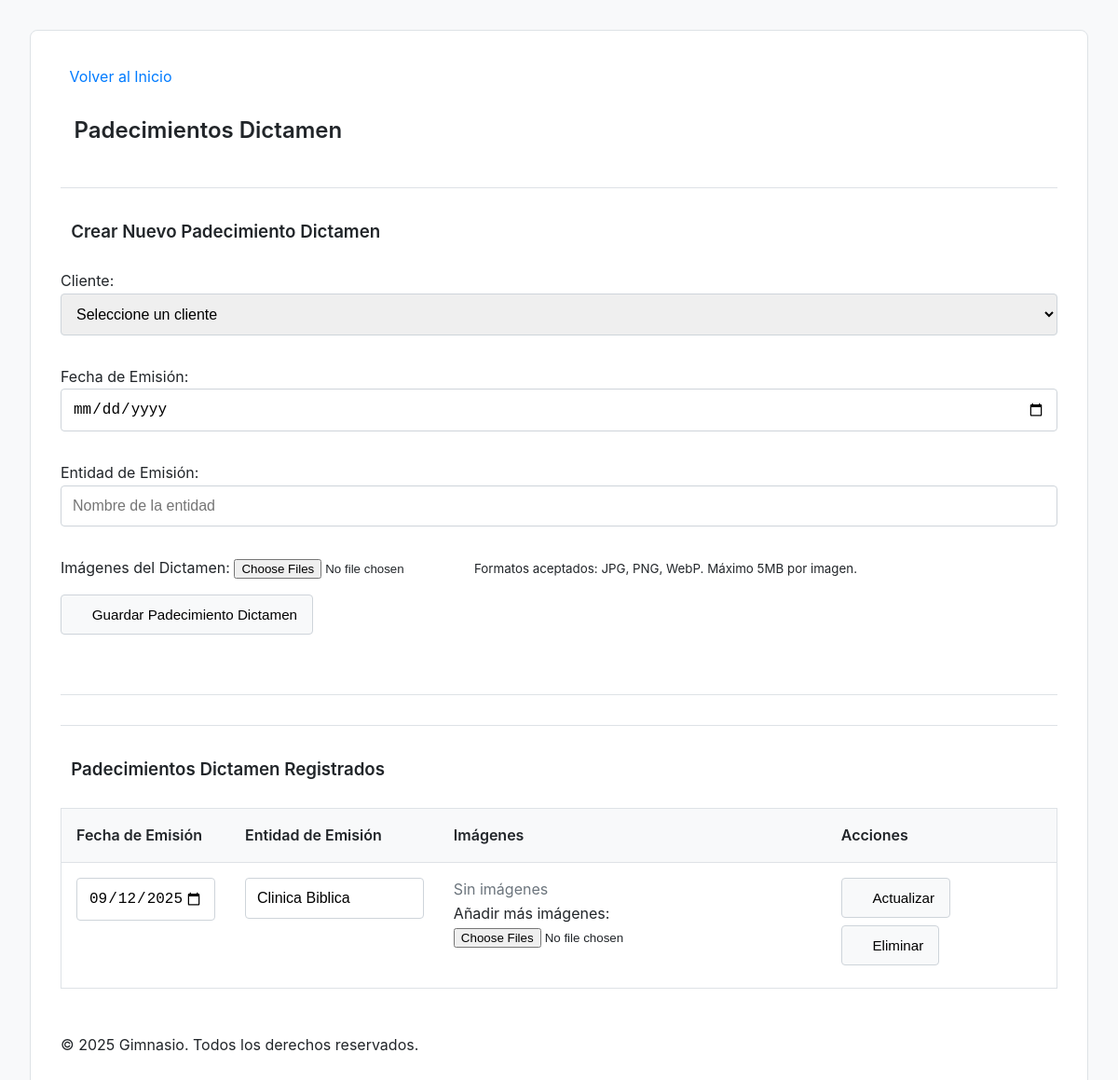
The page /view/padecimientoDictamenView.php (signed in) on the database its author committed.
### tables this page shows
CREATE TABLE `tbpadecimientodictamen` (
  `tbpadecimientodictamenid` int(11) NOT NULL,
  `tbpadecimientodictamenfechaemision` date DEFAULT NULL,
  `tbpadecimientodictamenentidademision` varchar(100) DEFAULT NULL,
  `tbpadecimientodictamenimagenid` text DEFAULT NULL
);

### utility/Validation.php (called while the page is built, shortened)
<?php
class Validation
{
    public static function getError($field)
    {
        return null;
    }
    public static function getOldInput($field, $default = '')
    {
        return $default;
    }
}
?>

### data/PadecimientoDictamenData.php (called while the page is built, shortened)
<?php
class PadecimientoDictamenData extends Data
{
    public function getAllTBPadecimientoDictamen()
    {
        $conn = mysqli_connect($this->server, $this->user, $this->password, $this->db, $this->port);
        $conn->set_charset('utf8');
        $querySelect = "SELECT * FROM tbpadecimientodictamen ORDER BY tbpadecimientodictamenid DESC;";
        $result = mysqli_query($conn, $querySelect);
        $lista = [];
        while ($row = mysqli_fetch_assoc($result)) {
            $lista[] = new PadecimientoDictamen(
                $row['tbpadecimientodictamenid'],
                $row['tbpadecimientodictamenfechaemision'],
                $row['tbpadecimientodictamenentidademision'],
                isset($row['tbpadecimientodictamenimagenid']) ? $row['tbpadecimientodictamenimagenid'] : ''
            );
        }
        return $lista;
    }
}
?>

### business/PadecimientoDictamenBusiness.php (called while the page is built, shortened)
<?php
include_once '../data/PadecimientoDictamenData.php';
include_once 'clientePadecimientoBusiness.php';
include_once '../domain/PadecimientoDictamen.php';
class PadecimientoDictamenBusiness
{
    private $padecimientoDictamenData;
    public function __construct()
    {
        $this->padecimientoDictamenData = new PadecimientoDictamenData();
    }
    public function getAllTBPadecimientoDictamen()
    {
        return $this->padecimientoDictamenData->getAllTBPadecimientoDictamen();
    }
}
?>

### domain/PadecimientoDictamen.php (called while the page is built, shortened)
<?php
class PadecimientoDictamen
{
    private $tbpadecimientodictamenid;
    private $tbpadecimientodictamenfechaemision;
    private $tbpadecimientodictamenentidademision;
    public function __construct($id, $fechaemision, $entidademision, $imagenid)
    {
        $this->tbpadecimientodictamenid = $id;
        $this->tbpadecimientodictamenfechaemision = $fechaemision;
        $this->tbpadecimientodictamenentidademision = $entidademision;
    }
    public function getPadecimientodictamenid()
    {
        return $this->tbpadecimientodictamenid;
    }
    public function getPadecimientodictamenfechaemision()
    {
        return $this->tbpadecimientodictamenfechaemision;
    }
    public function getPadecimientodictamenentidademision()
    {
        return $this->tbpadecimientodictamenentidademision;
    }
}
?>

### view/padecimientoDictamenView.php (the view, shortened to what this page needs)
<?php
include_once '../business/PadecimientoDictamenBusiness.php';
include_once '../utility/Validation.php';
$esAdminOInstructor = ($_SESSION['tipo_usuario'] === 'admin' || $_SESSION['tipo_usuario'] === 'instructor');
$padecimientoDictamenBusiness = new PadecimientoDictamenBusiness();
$imageManager = new ImageManager();
$padecimientosDictamen = $padecimientoDictamenBusiness->getAllTBPadecimientoDictamen();
?>
<!DOCTYPE html>
<html lang="es">
<head>
    <link rel="stylesheet" href="styles.css">
</head>
<body>
<div class="container">
    <header>
        <a href="../index.php"><i class="ph ph-arrow-left"></i> Volver al Inicio</a><br><br>
        <h2><i class="ph ph-file-text"></i> Padecimientos Dictamen</h2>
    </header>
    <hr>
    <main>
        <section>
            <h3><i class="ph ph-plus-circle"></i> Crear Nuevo Padecimiento Dictamen</h3>
            <form id="crearPadecimientoForm" action="../action/PadecimientoDictamenAction.php" method="POST" enctype="multipart/form-data">
                <div class="form-grid">
                    <?php if ($esAdminOInstructor): ?>
                        <div class="form-field">
                            <label for="clienteId">Cliente:</label>
                            <select name="clienteId" id="clienteId" <?= Validation::getError('clienteId') ? 'class="input-error"' : '' ?>>
                                <option value="">Seleccione un cliente</option>
                            </select>
                        </div>
                    <?php endif; ?>
                    <div class="form-field">
                        <label for="fechaemision">Fecha de Emisión:</label>
                        <input type="date" name="fechaemision" id="fechaemision" max="<?= date('Y-m-d') ?>"
                               value="<?= htmlspecialchars(Validation::getOldInput('fechaemision')); ?>"
                               <?= Validation::getError('fechaemision') ? 'class="input-error"' : '' ?>>
                    </div>
                    <div class="form-field">
                        <label for="entidademision">Entidad de Emisión:</label>
                        <input type="text" name="entidademision" id="entidademision" placeholder="Nombre de la entidad"
                               value="<?= htmlspecialchars(Validation::getOldInput('entidademision')); ?>"
                               <?= Validation::getError('entidademision') ? 'class="input-error"' : '' ?>>
                    </div>
                    <div class="form-field full-width">
                        <label for="imagenes">Imágenes del Dictamen:</label>
                        <input type="file" name="imagenes[]" id="imagenes" multiple accept="image/*">
                        <small>Formatos aceptados: JPG, PNG, WebP. Máximo 5MB por imagen.</small>
                    </div>
                </div>
                <button type="submit"><i class="ph ph-plus"></i> Guardar Padecimiento Dictamen</button>
            </form>
        </section>
        <hr>
        <section>
            <h3><i class="ph ph-list-bullets"></i> Padecimientos Dictamen Registrados</h3>
            <div style="overflow-x:auto;">
                <table id="padecimientoTabla">
                    <thead>
                    <tr>
                        <th>Fecha de Emisión</th>
                        <th>Entidad de Emisión</th>
                        <th>Imágenes</th>
                        <th>Acciones</th>
                    </tr>
                    </thead>
                    <tbody>
                    <?php if (!empty($padecimientosDictamen)): ?>
                        <?php foreach ($padecimientosDictamen as $padecimiento): ?>
                            <tr data-id="<?= $padecimiento->getPadecimientodictamenid() ?>">
                                <td>
                                    <input type="date" name="fechaemision"
                                           value="<?= htmlspecialchars($padecimiento->getPadecimientodictamenfechaemision()) ?>"
                                           max="<?= date('Y-m-d') ?>">
                                </td>
                                <td>
                                    <input type="text" name="entidademision"
                                           value="<?= htmlspecialchars($padecimiento->getPadecimientodictamenentidademision()) ?>">
                                </td>
                                <td>
                                    <div class="image-gallery">
                                        <?php
                                        $imagenes = $imageManager->getImagesByIds($padecimiento->getPadecimientodictamenimagenid());
                                        if (empty($imagenes)) {
                                            echo '<span style="color: #6c757d;">Sin imágenes</span>';
                                        }
                                        ?>
                                    </div>
                                    <label>Añadir más imágenes:</label>
                                    <input type="file" name="imagenes[]" multiple accept="image/*">
                                </td>
                                <td class="actions-cell">
                                    <button type="button" class="actualizar-btn" title="Actualizar">
                                        <i class="ph ph-floppy-disk"></i> Actualizar
                                    </button>
                                    <?php if ($esAdminOInstructor): ?>
                                        <button type="button" class="eliminar-btn" title="Eliminar">
                                            <i class="ph ph-trash"></i> Eliminar
                                        </button>
                                    <?php endif; ?>
                                </td>
                            </tr>
                        <?php endforeach; ?>
                    <?php endif; ?>
                    </tbody>
                </table>
            </div>
        </section>
    </main>
    <footer>
        <p>&copy; <?= date("Y") ?> Gimnasio. Todos los derechos reservados.</p>
    </footer>
</div>
</body>
</html>

### view/styles.css (style rules this page uses)
body { font-family: -apple-system, BlinkMacSystemFont, "Segoe UI", Roboto, Helvetica, Arial, sans-serif; background-color: #f8f9fa; color: #212529; margin: 0; padding: 2rem; line-height: 1.6; }
.container { max-width: 1700px; margin: 0 auto; background-color: #ffffff; padding: 2rem; border-radius: 8px; border: 1px solid #dee2e6; }
h1, h2, h3, h4 { margin-top: 0; font-weight: 600; }
a { color: #007bff; text-decoration: none; display: inline-flex; align-items: center; }
hr { border: 0; height: 1px; background-color: #dee2e6; margin: 2rem 0; }
main section { padding-bottom: 1.5rem; margin-bottom: 1.5rem; border-bottom: 1px solid #dee2e6; }
main section:last-child { border-bottom: none; margin-bottom: 0; padding-bottom: 0; }
.container form { margin-bottom: 2rem; }
.container input[type="text"], .container input[type="email"], .container input[type="password"], .container input[type="date"], .container input[type="time"], .container input[type="number"], .container select, .container textarea { width: 100%; padding: 0.75rem; margin-bottom: 1rem; border: 1px solid #ced4da; border-radius: 4px; box-sizing: border-box; font-size: 1rem; }
.container button, .container input[type="submit"] { background-color: #f8f9fa; border: 1px solid #ced4da; border-radius: 4px; padding: 0.75rem 1rem; cursor: pointer; font-size: 0.95rem; font-weight: 500; display: inline-flex; align-items: center; justify-content: center; gap: 0.5em; margin-right: 0.5rem; margin-bottom: 0.5rem; transition: background-color 0.2s, border-color 0.2s; }
table { width: 100%; border-collapse: collapse; margin-bottom: 2rem; border: 1px solid #dee2e6; }
th, td { padding: 1rem; text-align: left; border-bottom: 1px solid #dee2e6; vertical-align: top; }
th { background-color: #f8f9fa; font-weight: 600; }

### view/padecimientoDictamenView.php (style rules this page uses)
.form-field { margin-bottom: 1rem; }

### rows shown on the page
tbpadecimientodictamen: fechaemision "09/12/2025", entidademision "Clinica Biblica"
